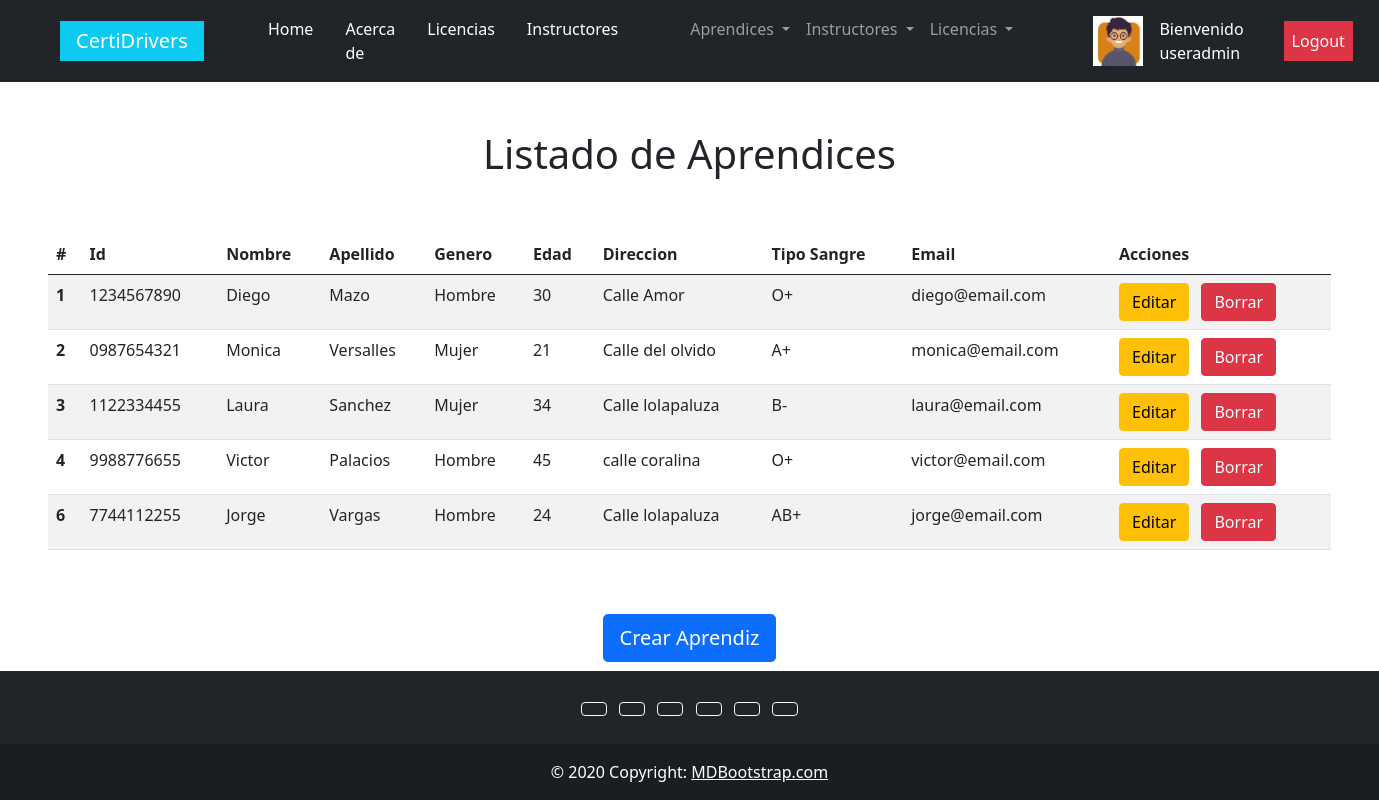
The app's page /aprendices/list_aprendices/ (signed in) with its own data.
### users/models.py (models this page shows)
class UserProfile(models.Model):
    user = models.OneToOneField(User, on_delete=models.CASCADE, related_name='profile')
    phone = models.CharField(max_length=25, null=True, blank=True)
    birth_date = models.DateField(null=True, blank=True)
    profile_picture = models.ImageField(upload_to='profile_images', null=True, blank=True)

### aprendices/models.py (models this page shows, shortened)
class Aprendiz(models.Model):
    blood_choices = (
        ('A+','A+'),
        ('A-','A-'),
        ('B+','B+'),
        ('B-','B-'),
        ('AB+','AB+'),
        ('AB-','AB-'),
        ('O+','O+'),
        ('O-','O-')
    )
    sex_choices = (
        ('Hombre','Hombre'),
        ('Mujer','Mujer')
    )
    identificacion = models.CharField(max_length=10, unique=True, default=None)
    nombre = models.CharField(max_length=50)
    apellido = models.CharField(max_length=50)
    email = models.EmailField(max_length=100)
    genero = models.CharField(choices=sex_choices, max_length=10)
    edad = models.IntegerField()
    direccion = models.CharField(max_length=100)
    tipo_sangre = models.CharField(choices=blood_choices, max_length=3)
    is_active = models.BooleanField(default=True)
    class Meta:
        verbose_name ='Aprendiz'
        verbose_name_plural = "Aprendices"

### aprendices/views.py (the view)
# urls.py: path('list_aprendices/', AprendizListView.as_view(), name='list_aprendices'),
class AprendizListView(LoginRequiredMixin, UserPassesTestMixin, ListView):
    model = Aprendiz
    template_name = 'aprendices/list_aprendices.html'
    def test_func(self):
        return self.request.user.is_superuser

### templates/aprendices/list_aprendices.html (shortened to what this page needs)
{% extends "base.html" %}
{% block contenido %}
    <div class="mt-5 mx-5 d-flex flex-column align-items-center">
        <h1>Listado de Aprendices</h1>
        <table class="table table-striped table-hover mt-5">
            <thead>
              <tr>
                <th scope="col">#</th>
                <th scope="col">Id</th>
                <th scope="col">Nombre</th>
                <th scope="col">Apellido</th>
                <th scope="col">Genero</th>
                <th scope="col">Edad</th>
                <th scope="col">Direccion</th>
                <th scope="col">Tipo Sangre</th>
                <th scope="col">Email</th>
                <th scope="col">Acciones</th>
              </tr>
            </thead>
            <tbody>
                {% for aprendiz in object_list %}
                    <tr>
                        <th scope="row">{{aprendiz.id}}</th>
                        <td>{{aprendiz.identificacion}}</td>
                        <td>{{aprendiz.nombre}}</td>
                        <td>{{aprendiz.apellido}}</td>
                        <td>{{aprendiz.genero}}</td>
                        <td>{{aprendiz.edad}}</td>
                        <td>{{aprendiz.direccion}}</td>
                        <td>{{aprendiz.tipo_sangre}}</td>
                        <td>{{aprendiz.email}}</td>
                        <td>
                            <div>
                                <a href="/aprendices/update_aprendices/{{aprendiz.id}}/" class="btn btn-warning me-2">Editar</a>
                                <a href="/aprendices/delete_aprendices/{{aprendiz.id}}/" class="btn btn-danger">Borrar</a>
                            </div>
                        </td>
                    </tr>
                {% endfor %}
            </tbody>
        </table>
        <a href="/aprendices/create_aprendices/" class="btn btn-primary btn-lg mt-5">Crear Aprendiz</a>
    </div>
{% endblock %}

### templates/base.html (shortened to what this page needs)
<!DOCTYPE html>
<html lang="en">
<head>
  <link href="https://cdn.jsdelivr.net/npm/bootstrap@5.0.2/dist/css/bootstrap.min.css" rel="stylesheet">
</head>
<body>
  <header>
    <nav class="navbar navbar-expand-lg navbar-dark bg-dark sticky-top">
      <div class="container-fluid">
        <a class="navbar-brand bg-info mx-5 px-3" href="/">CertiDrivers</a>
        <div class="collapse navbar-collapse" id="navbarNav">
          <ul class="navbar-nav">
            <li class="nav-item mx-2">
              <a class="nav-link active" aria-current="page" href="/">Home</a>
            </li>
            <li class="nav-item mx-2">
              <a class="nav-link active" aria-current="page" href="/about/">Acerca de</a>
            </li>
            {% if request.user.is_authenticated %}
              <li class="nav-item mx-2">
                <a class="nav-link active" aria-current="page" href="/licencias/">Licencias</a>
              </li>
              <li class="nav-item mx-2">
                <a class="nav-link active" aria-current="page" href="/instructores/display_instructores/">Instructores</a>
              </li>
              {% if request.user.is_superuser %}
                <li class="nav-item dropdown ms-5">
                  <a class="nav-link dropdown-toggle" href="#" id="navbarDropdown" role="button" data-bs-toggle="dropdown" aria-expanded="false">
                    Aprendices
                  </a>
                </li>
                <li class="nav-item dropdown">
                  <a class="nav-link dropdown-toggle" href="#" id="navbarDropdown" role="button" data-bs-toggle="dropdown" aria-expanded="false">
                    Instructores
                  </a>
                </li>
                <li class="nav-item dropdown">
                  <a class="nav-link dropdown-toggle" href="#" id="navbarDropdown" role="button" data-bs-toggle="dropdown" aria-expanded="false">
                    Licencias
                  </a>
                </li>
              {% endif %}
            {% endif %}
          </ul>
        </div>
        <div class="mx-5">
          <ul class="navbar-nav me-auto mb-2 mb-lg-0 d-flex align-items-center">
            {% if request.user.is_authenticated %}
              <li class="nav-item mx-3">
                <a class="nav-link active d-flex align-items-center" aria-current="page" href="/users/update/profile/">
                  {% if request.user.profile.profile_picture.url != '' %}
                    <img src="{{request.user.profile.profile_picture.url}}" alt="profile-picture" width="50px" height="50px">
                  {% endif %}
                  <div class="ms-3">Bienvenido {{request.user}}</div>
                </a>
              </li>
              <li class="nav-item mx-3">
                <a class="nav-link active bg-danger" aria-current="page" href="/users/logout/">Logout</a>
              </li>
            {% endif %}
          </ul>
        </div>
      </div>
    </nav>
  </header>
    <main>
        {% block contenido %}
        {% endblock %}
    </main>
    <footer>
        <footer class="bg-dark text-center text-white fixed-bottom">
            <div class="container p-4 pb-0">
              <section class="mb-4">
                <a class="btn btn-outline-light btn-floating m-1" href="#!" role="button"
                  ></a>
                <a class="btn btn-outline-light btn-floating m-1" href="#!" role="button"
                  ></a>
                <a class="btn btn-outline-light btn-floating m-1" href="#!" role="button"
                  ></a>
                <a class="btn btn-outline-light btn-floating m-1" href="#!" role="button"
                  ></a>
                <a class="btn btn-outline-light btn-floating m-1" href="#!" role="button"
                  ></a>
                <a class="btn btn-outline-light btn-floating m-1" href="#!" role="button"
                  ></a>
              </section>
            </div>
            <div class="text-center p-3" style="background-color: rgba(0, 0, 0, 0.2);">
              © 2020 Copyright:
              <a class="text-white" href="https://mdbootstrap.com/">MDBootstrap.com</a>
            </div>
          </footer>
    </footer>
</body>
</html>

### records on screen
Aprendiz: id "1", identificacion "1234567890", nombre "Diego", apellido "Mazo", genero "Hombre", edad "30", direccion "Calle Amor", tipo_sangre "O+", email "diego@email.com"
Aprendiz: id "2", identificacion "0987654321", nombre "Monica", apellido "Versalles", genero "Mujer", edad "21", direccion "Calle del olvido", tipo_sangre "A+", email "monica@email.com"
Aprendiz: id "3", identificacion "1122334455", nombre "Laura", apellido "Sanchez", genero "Mujer", edad "34", direccion "Calle lolapaluza", tipo_sangre "B-", email "laura@email.com"
Aprendiz: id "4", identificacion "9988776655", nombre "Victor", apellido "Palacios", genero "Hombre", edad "45", direccion "calle coralina", tipo_sangre "O+", email "victor@email.com"
Aprendiz: id "6", identificacion "7744112255", nombre "Jorge", apellido "Vargas", genero "Hombre", edad "24", direccion "Calle lolapaluza", tipo_sangre "AB+", email "jorge@email.com"

### other values on screen
{{ request.user }} "useradmin"
